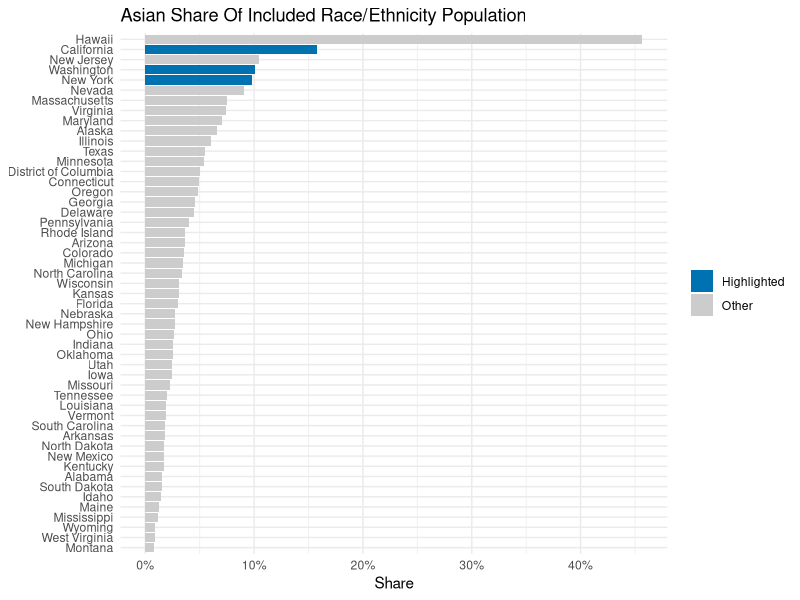

R code for this plot:
## ---- chunk 1
#| include: false
knitr::opts_knit$set(root.dir = normalizePath("../../../.."))
library(dplyr)
library(ggplot2)
library(readr)
## ---- chunk 2
census <- read_csv("data/real/census_state_race_ethnicity_long.csv", show_col_types = FALSE)

asian_share <- census |>
  filter(race_ethnicity == "Asian") |>
  mutate(
    highlight = if_else(state %in% c("CA", "NY", "WA"), "Highlighted", "Other"),
    state_name = reorder(state_name, share)
  )

ggplot(asian_share, aes(x = state_name, y = share, fill = highlight)) +
  geom_col() +
  coord_flip() +
  scale_y_continuous(labels = function(x) paste0(round(x * 100), "%")) +
  scale_fill_manual(values = c("Highlighted" = "#0072B2", "Other" = "gray80")) +
  labs(
    title = "Asian Share Of Included Race/Ethnicity Population",
    x = NULL,
    y = "Share",
    fill = NULL
  ) +
  theme_minimal()
